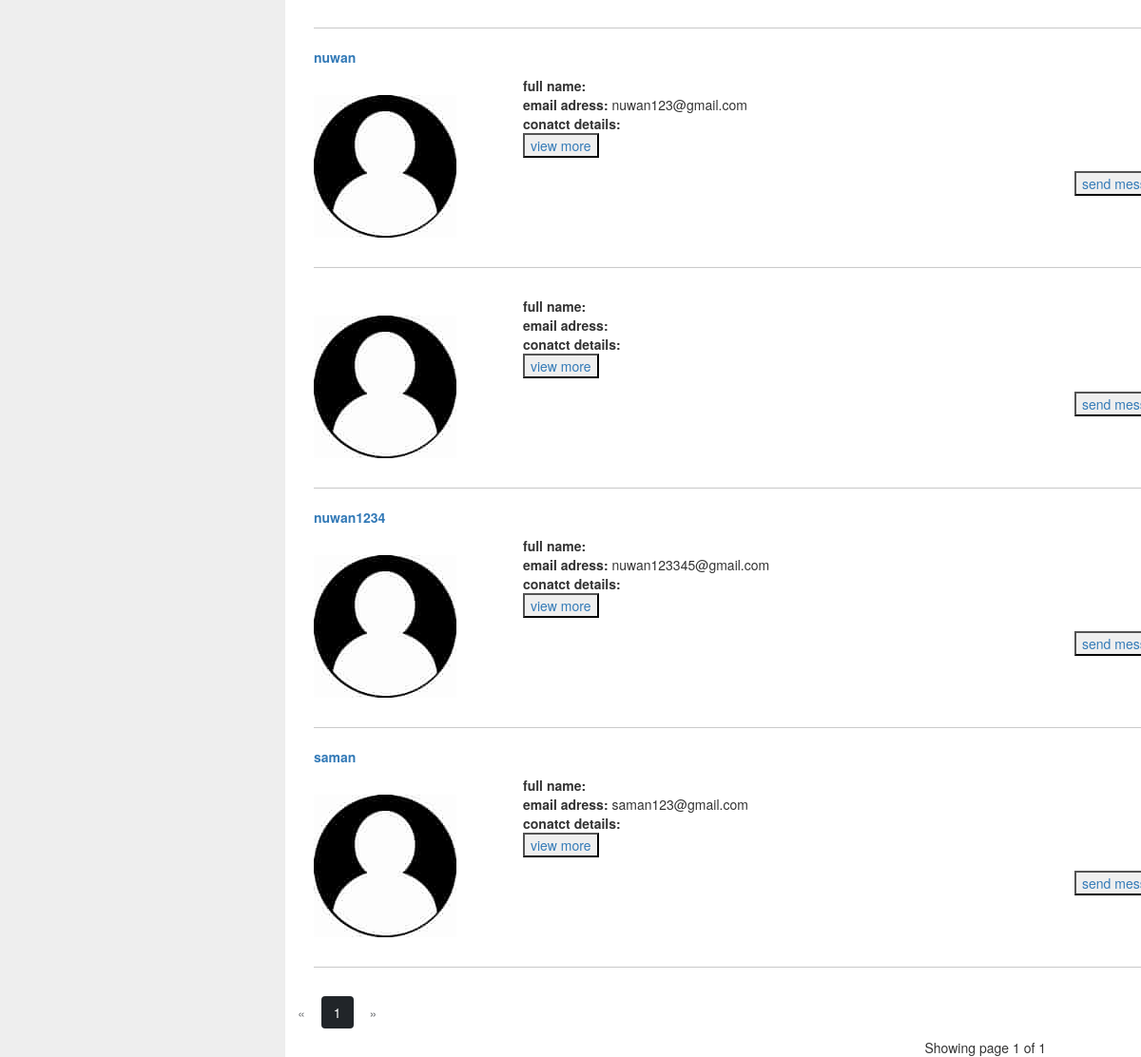
The page /profiles (lower part) on the database as committed earlier.
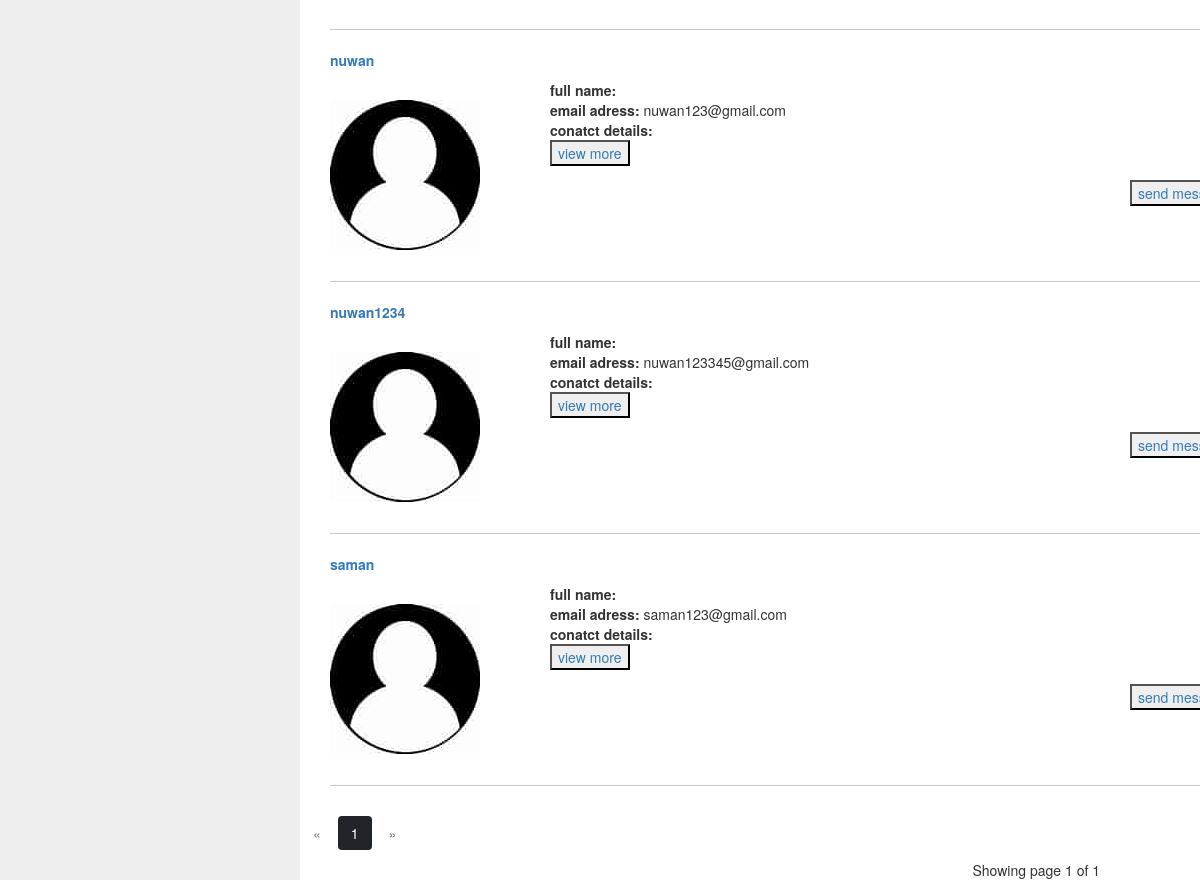
The same page on the database as committed later.
### app.py (models this page shows, shortened)
class User(UserMixin, db.Model):
    id = db.Column(db.Integer, primary_key=True)
    username = db.Column(db.String(15),unique=True)
    email = db.Column(db.String(50),unique=True)
    password = db.Column(db.String(80))
    image_file = db.Column(db.String(20), nullable=False, default="download.jpg")
    phonenumber = db.Column(db.String(50),unique=True)
    address = db.Column(db.String(50),unique=True)
    usertype = db.Column(db.String(50),unique=True)
    messages_sent = db.relationship(
        'Message',
        foreign_keys='Message.sender_id',
        backref='author',
        lazy='dynamic')
    messages_received = db.relationship(
        'Message',
        foreign_keys='Message.recipient_id',
        backref='recipient',
        lazy='dynamic')
    last_message_read_time = db.Column(db.DateTime)

### app.py (the view, shortened to what this page needs)
@app.route('/profiles')
def profiles():
    users = User.query.all()
    cuser= Cv.query.all()
    page = request.args.get('page', 1, type=int)
    users = User.query.paginate(page=page, per_page=ROWS_PER_PAGE)
    return render_template('profile.html',users=users)

### templates/profile.html (shortened to what this page needs)
{% extends "base.html"%}
{%block content%}
<link rel="stylesheet" href="http://maxcdn.bootstrapcdn.com/bootstrap/3.3.6/css/bootstrap.min.css">
<link rel="stylesheet" href="http://code.jquery.com/ui/1.12.1/themes/base/jquery-ui.css">
<div class="split left">
<br>
  </head>
  <body>
  </body>
  </html>
<div class="split right" >
  <ul id="myUl">
    {% for user in users.items %}
    {% if user.usertype=="user as applicant" %}
    <li>
      <div class="row g-0" style="margin-left:30px;">
      <b><a href="{{url_for('view', username=user.username)}}">{{user.username}}</a></b>
        <img src="static\profilepic\{{user.image_file}}  "
      alt="Avatar" class="img-fluid my-5" style="width: 150px; align-items: center;" />
      <div class="de" style="margin-left:200px; padding:20px ; margin-top:-220px;">
         <b>full name:</b> <br>
        <b>email adress:</b> {{user.email}}<br>
        <b>conatct details:</b><br>
    <button><a href="{{url_for('view', username=user.username)}}">view more</a></button>
      </div>
      <div class="me" style="margin-left:800px; margin-top: -100px;"> <button><a href="{{url_for('send_message', recipient=user.username)}}">send message</a></button></div>
        <hr>
      </div>
    </li>
     {% endif %}
    {% endfor %}
  </ul>
    <div class="text-left" style="margin-right:100px; margin-bottom: 100px;">
      <a href="{{ url_for('profiles', page=users.prev_num) }}"
         class="btn btn-outline-dark
         {% if users.page == 1 %}disabled{% endif %}">
          &laquo;
      </a>
      {% for page_num in users.iter_pages(left_edge=1, right_edge=1, left_current=1, right_current=2) %}{% if page_num %}
              {% if users.page == page_num %}
              <a href="{{ url_for('profiles', page=page_num) }}"
                 class="btn btn-dark">
                  {{ page_num }}
              </a>
              {% else %}
              <a href="{{ url_for('profiles', page=page_num) }}"
                 class="btn btn-outline-dark">
                  {{ page_num }}
              </a>
              {% endif %}
          {% else %}
              ...
          {% endif %}
      {% endfor %}    <a href="{{ url_for('profiles', page=users.next_num) }}"
         class="btn btn-outline-dark
         {% if users.page == users.pages %}disabled{% endif %}">
          &raquo;
      </a>
      <p class="text-right mt-3">
        Showing page {{ users.page }} of {{ users.pages }}
       </p>
    </div>
</div>
{% endblock content%}

### templates/base.html (shortened to what this page needs)
<!DOCTYPE html>
<html lang="en">
<head>
    <link href="https://cdn.jsdelivr.net/npm/bootstrap@5.1.3/dist/css/bootstrap.min.css" rel="stylesheet">
	<link rel="stylesheet" href="https://use.fontawesome.com/releases/v5.8.1/css/all.css">
	<link rel="stylesheet" href="{{ url_for('static', filename='css/animate.css') }}">
	<link rel="stylesheet" href="{{ url_for('static', filename='css/style.css') }}">
	<link href="https://unpkg.com/aos@2.3.1/dist/aos.css" rel="stylesheet">
</head>
<body>
    {% block content %}
    {% endblock %}
</body>
</html>

### static/css/style.css (style rules this page uses)
* { -webkit-box-sizing: border-box; -moz-box-sizing: border-box; -ms-box-sizing: border-box; -o-box-sizing: border-box; box-sizing: border-box; }
html { width: 100%; height: 100%; overflow: scroll; }
body { font-size: 16px; font-weight: normal !important; font-family: "Roboto", sans-serif; line-height: 26px; color: #222; }
img { max-width: 100%; height: auto; }
a { border: none; text-decoration: none; -webkit-transition: all 300ms ease-in-out; -moz-transition: all 300ms ease-in-out; -ms-transition: all 300ms ease-in-out; -o-transition: all 300ms ease-in-out; transition: all 300ms ease-in-out; }
ul, li { list-style: none; margin: 0px; padding: 0px; }

### templates/profile.html (style rules this page uses)
* { box-sizing: border-box; }
.split { margin-top: 100px; height: 100%; width: 75%; position: fixed; z-index: 1; top: 0; overflow-x: hidden; padding-top: 10px; }
.left { left: 0; background-color: rgb(238, 238, 238); }
.right { right: 0; background-color: #ffffff }

Rows that differ between the two databases and show on the page:
removed User: image_file (picture)
